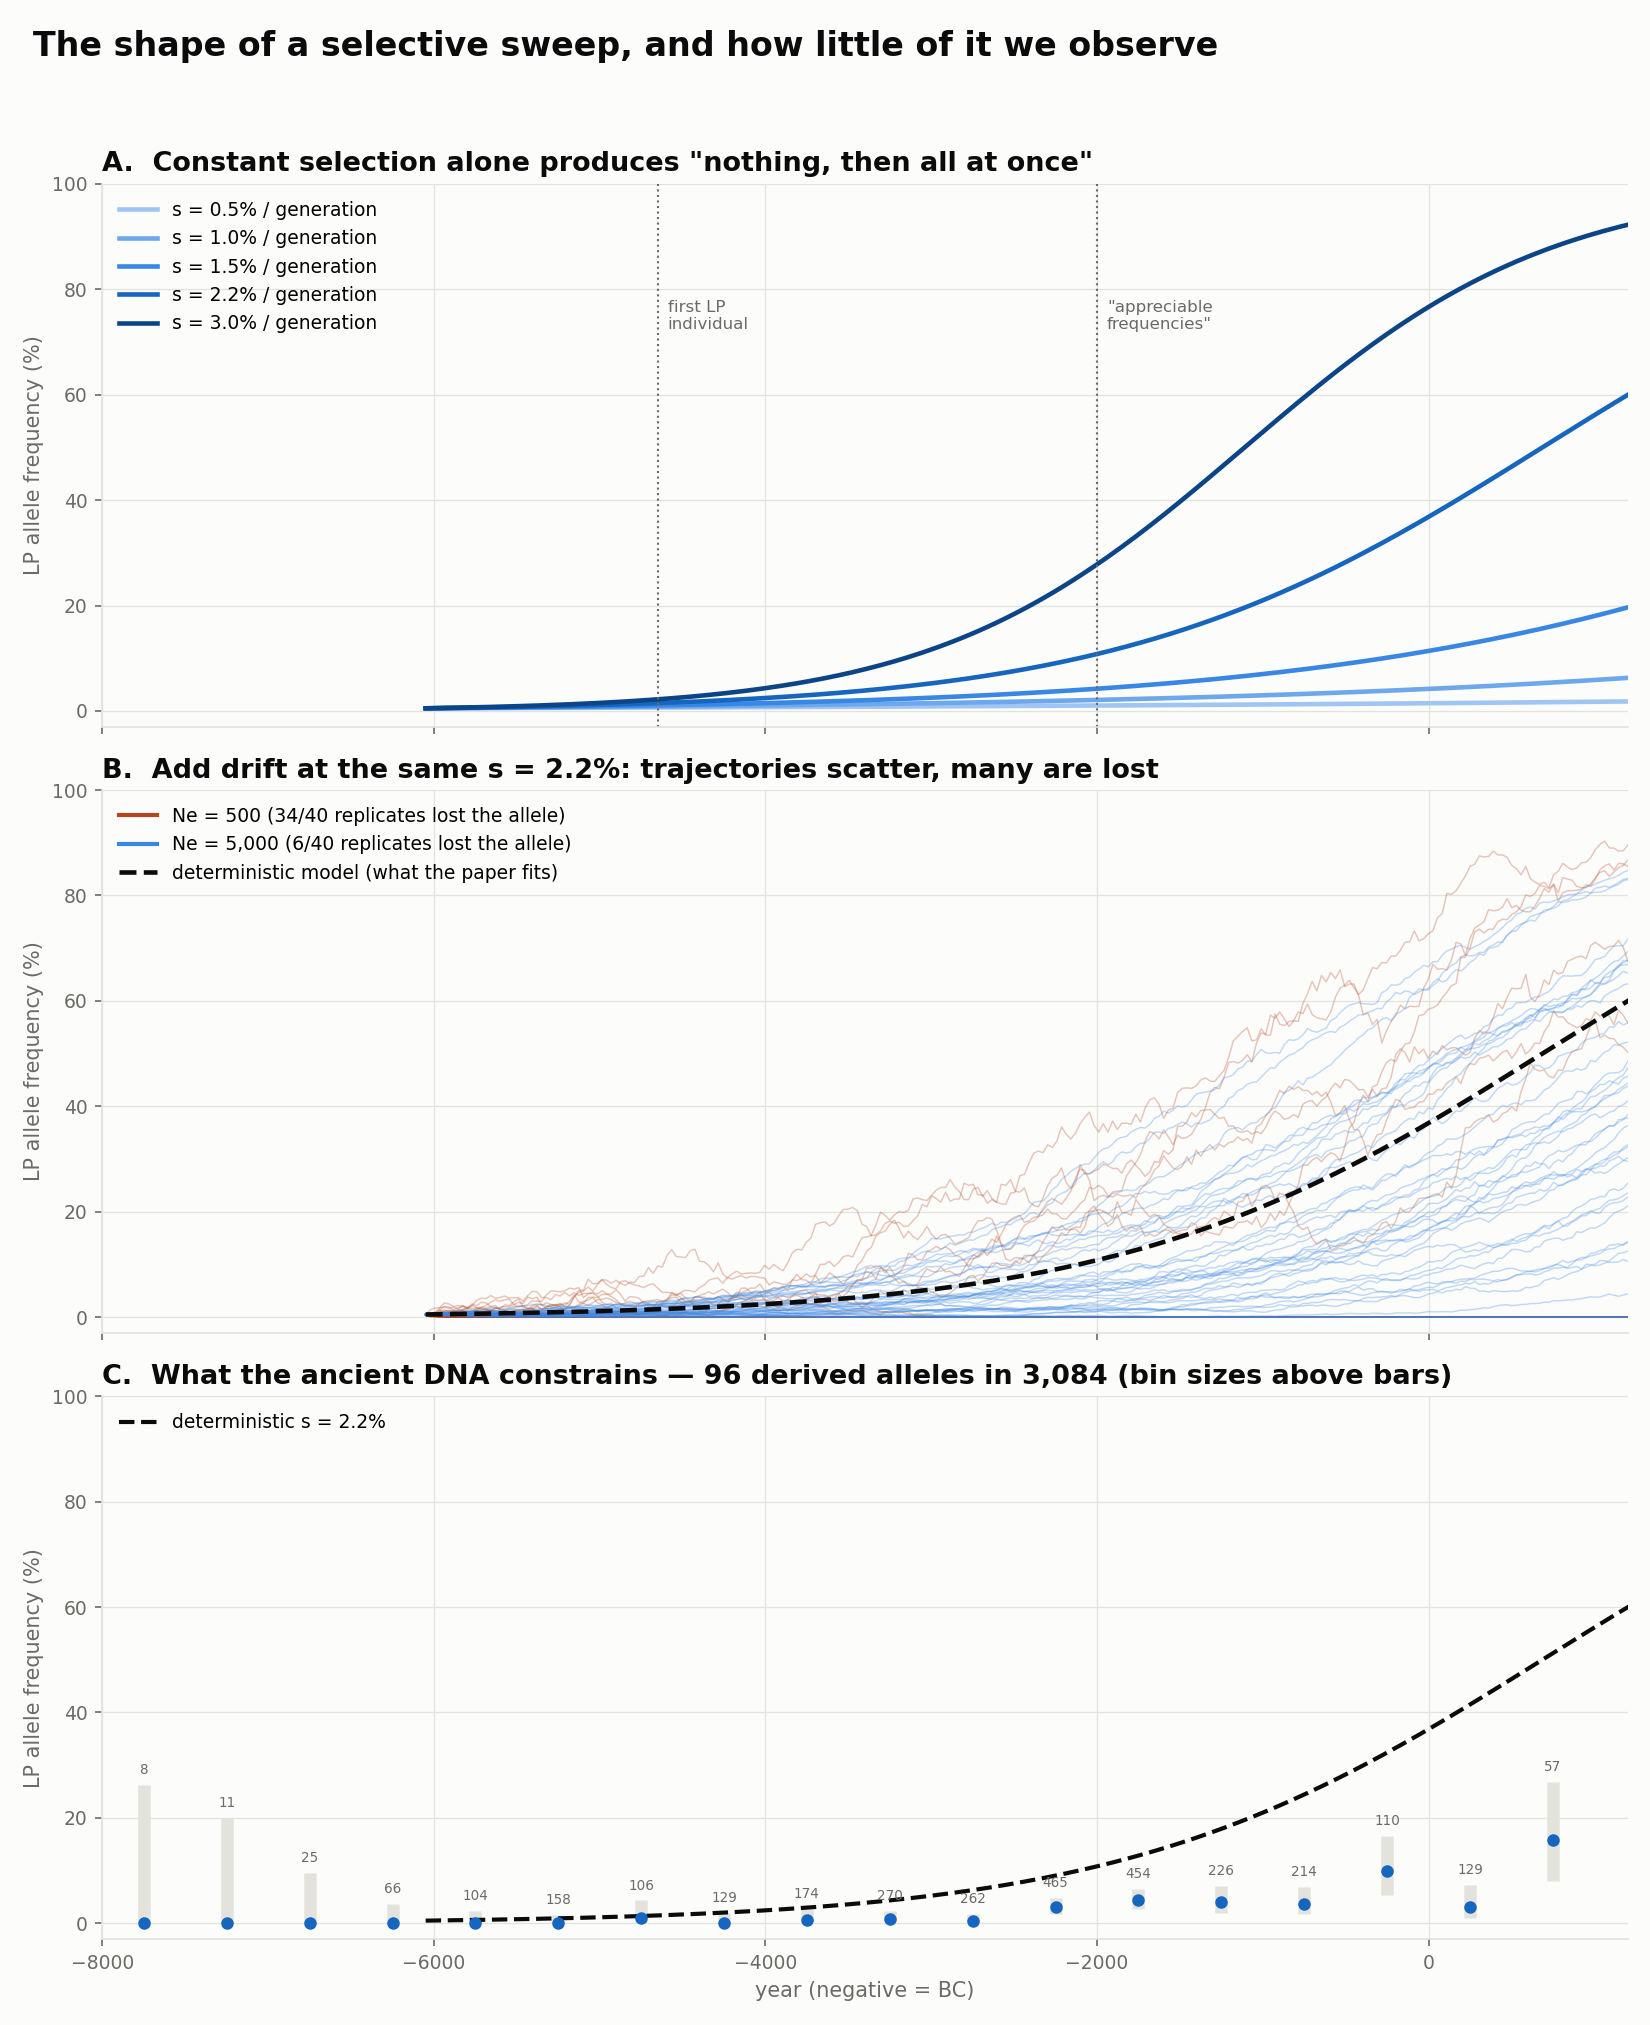

The Python source for this figure:
"""
What does a selected allele's frequency curve actually look like?

Three panels, answering the question directly rather than taking Evershed et al.'s
word for the shape:

  A. Deterministic logistic sweeps at several selection coefficients, using the
     paper's own parameterisation (28-yr generations, y0 at 8,000 BP, additive
     fitness). Shows that "nothing, then all at once" is what CONSTANT selection
     predicts — no episodic pressure required.
  B. The same thing with drift (Wright-Fisher, several Ne), 40 replicates each.
     Real trajectories are jagged and a good share of them die out entirely.
  C. The actual ancient DNA, binned. Shows how little of the curve is observed:
     ~96 derived alleles in ~3,100, almost all of them late.

Run:  python3 lactase-persistence/sweep_shape.py
"""

import csv
import os
import sys

import matplotlib
import numpy as np

if not os.environ.get("DISPLAY") and sys.platform != "win32":
    matplotlib.use("Agg")
import matplotlib.pyplot as plt
from matplotlib.lines import Line2D
from scipy import stats

HERE = os.path.dirname(os.path.abspath(__file__))
ROOT = os.path.dirname(HERE)
ADNA_TSV = os.path.join(ROOT, "data", "lactase", "adna", "AADRv44.all.mpileups.tsv")
OUT = os.path.join(HERE, "sweep_shape.png")

# same family as lp_map.py / time_series_maps.py
RAMP = ["#cde2fb", "#9ec5f4", "#6da7ec", "#3987e5", "#1665be", "#0b4587", "#05264e"]
INK = "#0b0b0b"
MUTED = "#6b6a66"
SURFACE = "#fcfcfb"
GRID = "#e4e2dc"
ACCENT = "#b4451f"

# --- the paper's model ------------------------------------------------------
GEN = 28            # years per generation (their Methods)
T0_BP = 8000        # start of their modelled window
Y0 = 0.005          # initial LP frequency; their power analysis centres on this


def logistic_sweep(y0, s, generations):
    """Additive-fitness deterministic sweep, exactly their equation:
    y(t) = y0 / (y0 + (1 - y0) * exp(-s*t))"""
    t = np.arange(generations + 1)
    return t, y0 / (y0 + (1.0 - y0) * np.exp(-s * t))


def wright_fisher(y0, s, generations, ne, rng):
    """Same selection, but finite population: binomial resampling each generation."""
    y = y0
    out = np.empty(generations + 1)
    out[0] = y
    for g in range(1, generations + 1):
        # additive fitness 1+2s / 1+s / 1 -> post-selection allele frequency
        w = y * (1.0 + s) + (1.0 - y) * 1.0
        y_sel = y * (1.0 + s) / w if w > 0 else 0.0
        y = rng.binomial(2 * ne, min(max(y_sel, 0.0), 1.0)) / (2.0 * ne)
        out[g] = y
    return out


def bp_to_calendar(bp):
    """Years before present (AADR convention, present = 1950) -> calendar year."""
    return 1950.0 - np.asarray(bp, dtype=float)


# --- observed ancient DNA ---------------------------------------------------
def load_adna():
    """Return (calendar_year, n_derived, n_total) per individual with a call."""
    rows = []
    with open(ADNA_TSV, newline="", encoding="utf-8") as fh:
        for rec in csv.DictReader(fh, delimiter="\t"):
            gt = (rec.get("genotype") or "").strip()
            if gt not in ("GG", "GA", "AG", "AA", "G", "A"):
                continue
            try:
                date_bp = float(rec["mean_date"])
                lat = float(rec["lat"])
                lon = float(rec["long"])
            except (TypeError, ValueError):
                continue
            if date_bp <= 0:
                continue
            derived = gt.count("A")
            total = len(gt)          # 1 for single-read calls, 2 for diploid
            rows.append((bp_to_calendar(date_bp), lat, lon, derived, total))
    return rows


def bin_frequencies(rows, edges):
    """Jeffreys-interval LP frequency per time bin (the paper's prior choice)."""
    out = []
    for lo, hi in zip(edges[:-1], edges[1:]):
        d = sum(r[3] for r in rows if lo <= r[0] < hi)
        n = sum(r[4] for r in rows if lo <= r[0] < hi)
        if n == 0:
            out.append((lo, hi, np.nan, np.nan, np.nan, 0))
            continue
        mid = 0.5 * (lo + hi)
        lo_ci = stats.beta.ppf(0.025, d + 0.5, n - d + 0.5)
        hi_ci = stats.beta.ppf(0.975, d + 0.5, n - d + 0.5)
        out.append((mid, hi, d / n, lo_ci, hi_ci, n))
    return out


def main():
    rng = np.random.default_rng(20260807)
    n_gen = T0_BP // GEN
    start_year = bp_to_calendar(T0_BP)

    fig, axes = plt.subplots(3, 1, figsize=(11, 13.5), sharex=True)
    fig.patch.set_facecolor(SURFACE)

    # ---------- Panel A: constant selection, varying strength ----------
    ax = axes[0]
    coeffs = [0.005, 0.010, 0.015, 0.022, 0.030]
    for s, colour in zip(coeffs, RAMP[1:]):
        t, y = logistic_sweep(Y0, s, n_gen)
        ax.plot(start_year + t * GEN, y * 100, color=colour, lw=2.2,
                label=f"s = {s*100:.1f}% / generation")
    ax.set_title("A.  Constant selection alone produces \"nothing, then all at once\"",
                 loc="left", fontsize=13, color=INK, fontweight="bold")
    ax.legend(frameon=False, fontsize=9, loc="upper left")

    for yr, lab in [(-4650, "first LP\nindividual"), (-2000, "\"appreciable\nfrequencies\"")]:
        ax.axvline(yr, color=MUTED, ls=":", lw=1)
        ax.text(yr + 60, 78, lab, fontsize=8, color=MUTED, va="top")

    # ---------- Panel B: same selection, with drift ----------
    ax = axes[1]
    s_ref = 0.022
    for ne, colour, alpha in [(500, ACCENT, 0.30), (5000, RAMP[3], 0.30)]:
        lost = 0
        for i in range(40):
            traj = wright_fisher(Y0, s_ref, n_gen, ne, rng)
            if traj[-1] <= 0:
                lost += 1
            ax.plot(start_year + np.arange(n_gen + 1) * GEN, traj * 100,
                    color=colour, lw=0.7, alpha=alpha)
        ax.plot([], [], color=colour, lw=2,
                label=f"Ne = {ne:,} ({lost}/40 replicates lost the allele)")
    t, y = logistic_sweep(Y0, s_ref, n_gen)
    ax.plot(start_year + t * GEN, y * 100, color=INK, lw=2.2, ls="--",
            label="deterministic model (what the paper fits)")
    ax.set_title(f"B.  Add drift at the same s = {s_ref*100:.1f}%: trajectories scatter, many are lost",
                 loc="left", fontsize=13, color=INK, fontweight="bold")
    ax.legend(frameon=False, fontsize=9, loc="upper left")

    # ---------- Panel C: what was actually observed ----------
    ax = axes[2]
    rows = load_adna()
    edges = np.arange(-8000, 1001, 500.0)
    binned = bin_frequencies(rows, edges)

    for mid, _hi, freq, lo_ci, hi_ci, n in binned:
        if n == 0:
            continue
        ax.vlines(mid, lo_ci * 100, hi_ci * 100, color=GRID, lw=6)
        ax.plot(mid, freq * 100, "o", color=RAMP[4], ms=5, zorder=3)
        ax.text(mid, hi_ci * 100 + 1.5, f"{n}", fontsize=6.5, color=MUTED,
                ha="center", va="bottom")

    ax.plot(start_year + t * GEN, y * 100, color=INK, lw=2.0, ls="--",
            label=f"deterministic s = {s_ref*100:.1f}%")

    n_der = sum(r[3] for r in rows)
    n_tot = sum(r[4] for r in rows)
    ax.set_title(f"C.  What the ancient DNA constrains — {n_der} derived alleles "
                 f"in {n_tot:,} (bin sizes above bars)",
                 loc="left", fontsize=13, color=INK, fontweight="bold")
    ax.legend(frameon=False, fontsize=9, loc="upper left")
    ax.set_xlabel("year (negative = BC)", fontsize=10, color=MUTED)

    for ax in axes:
        ax.set_facecolor(SURFACE)
        ax.set_ylim(-3, 100)
        ax.set_xlim(-8000, 1200)
        ax.set_ylabel("LP allele frequency (%)", fontsize=10, color=MUTED)
        ax.grid(True, color=GRID, lw=0.6)
        ax.set_axisbelow(True)
        for spine in ("top", "right"):
            ax.spines[spine].set_visible(False)
        for spine in ("left", "bottom"):
            ax.spines[spine].set_color(GRID)
        ax.tick_params(colors=MUTED, labelsize=9)

    fig.suptitle("The shape of a selective sweep, and how little of it we observe",
                 fontsize=16, color=INK, fontweight="bold", x=0.02, ha="left", y=0.985)
    fig.tight_layout(rect=(0, 0, 1, 0.965))
    fig.savefig(OUT, dpi=150, facecolor=SURFACE)
    print(f"wrote {OUT}")

    # console summary — the crossing table
    print(f"\nConstant s = {s_ref*100:.1f}%, y0 = {Y0*100:.1f}%, from {abs(start_year):.0f} BC:")
    for target in (0.02, 0.05, 0.10, 0.25, 0.50, 0.75):
        idx = np.argmax(y >= target)
        if y[idx] < target:
            print(f"  {target*100:5.0f}%  never reached by AD 1950")
            continue
        yr = start_year + idx * GEN
        era = f"{abs(yr):.0f} {'BC' if yr < 0 else 'AD'}"
        print(f"  {target*100:5.0f}%  {era}")


if __name__ == "__main__":
    main()
